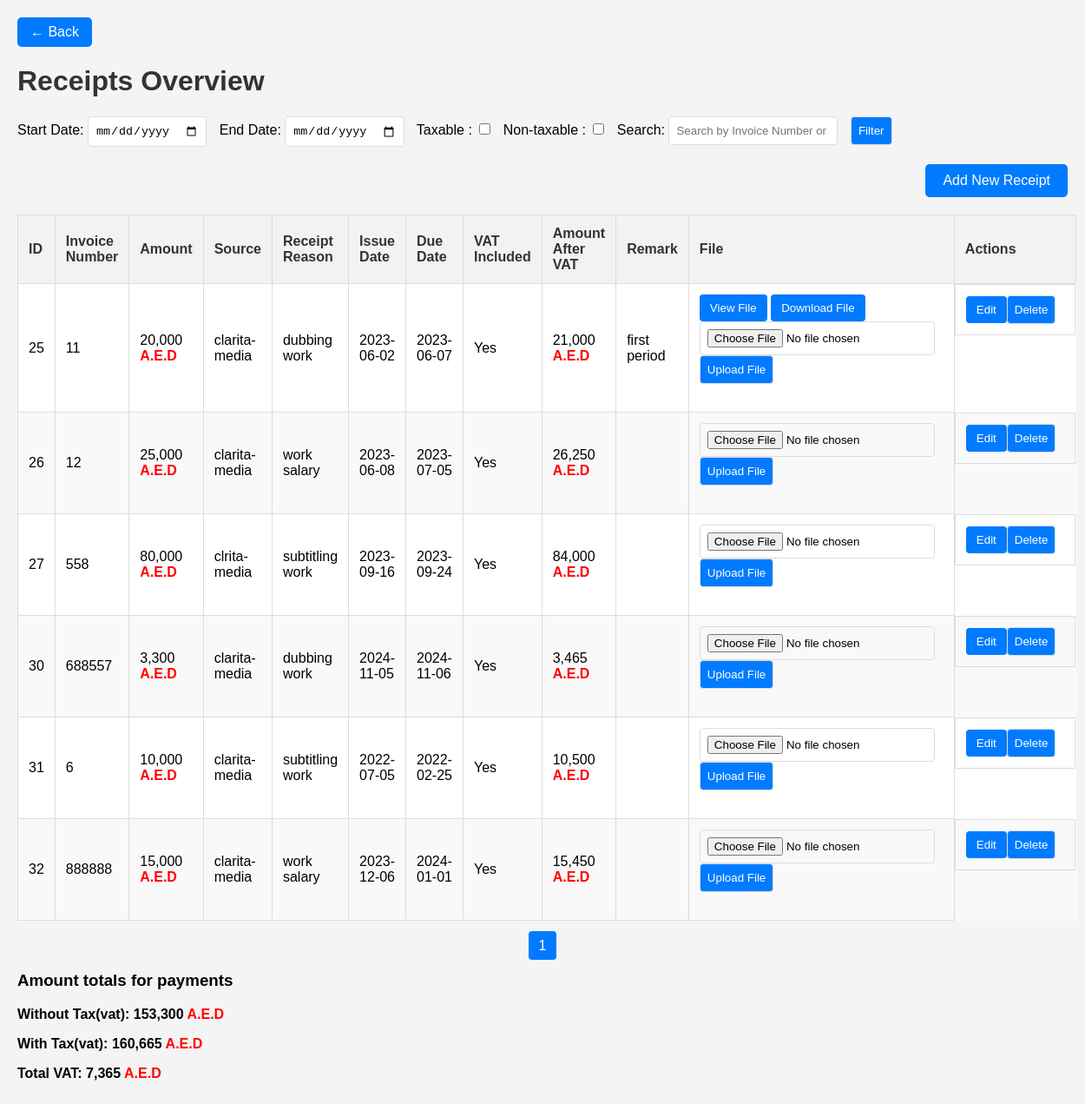
/receipts.php, run on the app's committed database.
### tables this page shows
CREATE TABLE `invoice_in` (
  `id` int(11) NOT NULL,
  `invoice_number` varchar(255) NOT NULL,
  `amount` double NOT NULL,
  `source` varchar(250) NOT NULL,
  `reason` text DEFAULT NULL,
  `remark` text DEFAULT NULL,
  `issue_date` date NOT NULL,
  `due_date` date NOT NULL,
  `vat_included` tinytext NOT NULL,
  `vat_rate_id` int(11) DEFAULT NULL,
  `amount_after_vat` double NOT NULL,
  `invoice_file` longblob DEFAULT NULL,
  `invoice_file_type` varchar(255) DEFAULT NULL,
  `created_at` timestamp NULL DEFAULT NULL,
  `updated_at` timestamp NULL DEFAULT NULL
);

### classes/config.php (called while the page is built, shortened)
<?php
class Config
{
	private static $me;
	private function __construct()
	{
		$this->dbHost = DB_HOST;
		$this->dbName = DB_NAME;
		$this->dbUsername = DB_USER;
		$this->dbPassword = DB_PASS;
		$this->dbDieOnError = DB_DEBUG;
	}
	public static function getConfig()
	{
		if (is_null(self::$me))
			self::$me = new Config();
		return self::$me;
	}
}

### classes/database.php (called while the page is built, shortened)
<?php
class Database
{
	private static $me;
	public $db;
	public $host;
	public $name;
	public $username;
	public $password;
	public $result;
	private function __construct($connect = false)
	{
		$Config = Config::getConfig();
		$this->host       = $Config->dbHost;
		$this->name       = $Config->dbName;
		$this->username   = $Config->dbUsername;
		$this->password   = $Config->dbPassword;
		$this->db = false;
	}
	public static function getDatabase($connect = true)
	{
		if(is_null(self::$me))
			self::$me = new Database($connect);
		return self::$me;
	}
	public function isConnected()
	{
		return is_object($this->db) && get_class($this->db) == 'mysqli';
	}
	public function connect()
	{
		$this->db = new mysqli($this->host,$this->username,$this->password,$this->name) or $this->notify('Failed to connect to server.');
		$this->db->set_charset("utf8") or $this->notify('Failed to load character set utf8.');
		return $this->isConnected();
	}
	public function query($sql, $args_to_prepare = null, $exception_on_missing_args = true)
	{
		$this->result = $this->db->query($sql) or $this->notify();
		return $this->result;
	}
	public function hasRows($arg = null)
	{
		$result = $this->resulter($arg);
		return is_object($result) && ($result->num_rows > 0);
	}
	public function getRow($arg = null)
	{
		$result = $this->resulter($arg);
		return $this->hasRows() ? $result->fetch_array(MYSQLI_ASSOC) : false;
	}
	public function getRows($arg = null)
	{
		$result = $this->resulter($arg);
		$rows = array();
		$result->data_seek(0);
		while($row = $result->fetch_array(MYSQLI_ASSOC))
			$rows[] = $row;
		return $rows;
	}
	private function resulter($arg = null)
	{
		if(is_null($arg) && is_object($this->result))
			return $this->result;
		elseif(is_object($arg))
			return $arg;
		elseif(is_string($arg))
		{
			$this->query($arg);
			if(is_object($this->result))
				return $this->result;
			else
				return false;
		}
		else
			return false;
	}
}
?>

### receipts.php (the view, shortened to what this page needs)
<?php
$db = Database::getDatabase();
$start_date = isset($_GET['start_date']) ? $_GET['start_date'] : '';
$end_date = isset($_GET['end_date']) ? $_GET['end_date'] : '';
$not_include_tax = isset($_GET['Non-taxable']);
$search = isset($_GET['search']) ? $_GET['search'] : '';
$query = "SELECT * FROM invoice_in WHERE 1";
$all_rows = $db->getRows($query);
$total_amount = 0;
$total_amount_with_tax = 0;
foreach ($all_rows as $row) {
    $total_amount += $row['amount'];
    $total_amount_with_tax += $row['amount_after_vat'];
}
$records_per_page = 10;
$page = isset($_GET['page']) ? (int) $_GET['page'] : 1;
$offset = ($page - 1) * $records_per_page;
$query .= " LIMIT $offset, $records_per_page";
$rows = $db->getRows($query);
$total_rows_query = "SELECT COUNT(*) AS total FROM invoice_in WHERE 1";
$total_rows_result = $db->getRow($total_rows_query);
$total_records = $total_rows_result['total'];
$total_pages = ceil($total_records / $records_per_page);
?>
<!DOCTYPE html>
<html lang="en">
<head>
    <div class="back-container">
        <a href="index.php" class="back-btn">← Back</a>
    </div>
</head>
<body>
    <h1>Receipts Overview</h1>
    <form method="GET" action="">
        <label for="start_date">Start Date:</label>
        <input type="date" name="start_date" value="<?php echo $start_date; ?>">
        <label for="end_date">End Date:</label>
        <input type="date" name="end_date" value="<?php echo $end_date; ?>">
        <label for="Taxable">Taxable :</label>
        <input type="checkbox" name="Taxable">
        <label for="Non-taxable">Non-taxable :</label>
        <input type="checkbox" name="Non-taxable">
        <label for="search">Search:</label>
        <input type="text" name="search" placeholder="Search by Invoice Number or Source" value="<?php echo isset($_GET['search']) ? htmlspecialchars($_GET['search']) : ''; ?>">
        <button type="submit">Filter</button>
    </form>
    <div class="btn-container">
        <a href="InvoiceIn-Adding.php" class="btn-invoice">Add New Receipt</a>
    </div>
    <table>
        <thead>
            <tr>
                <th>ID</th>
                <th>Invoice Number</th>
                <th>Amount</th>
                <th>Source</th>
                <th>Receipt Reason</th>
                <th>Issue Date</th>
                <th>Due Date</th>
                <th>VAT Included</th>
                <th>Amount After VAT</th>
                <th>Remark</th>
                <th>File</th>
                <th>Actions</th>
            </tr>
        </thead>
        <tbody>
            <?php foreach ($rows as $row) {?>
                <tr>
                    <td><?php echo $row['id']; ?></td>
                    <td><?php echo $row['invoice_number']; ?></td>
                    <td><?php echo number_format($row['amount'], ); ?><span class="AED"> A.E.D</span></td>
                    <td><?php echo $row['source']; ?></td>
                    <td><?php echo $row['reason']; ?></td>
                    <td><?php echo $row['issue_date']; ?></td>
                    <td><?php echo $row['due_date']; ?></td>
                    <td><?php echo $row['vat_included'] ? 'Yes' : 'No'; ?></td>
                    <td><?php echo number_format($row['amount_after_vat'], ); ?><span class="AED"> A.E.D</span></td>
                    <td><?php echo $row['remark']; ?></td>
                    <td>
                        <?php if (!empty($row['invoice_file'])): ?>
                            <a href="view_file.php?id=<?php echo urlencode($row['id']); ?>&table=invoice_in&btn=view" source="_blank">
                                <button type="button">View File</button>
                            </a>
                            <a href="view_file.php?id=<?php echo urlencode($row['id']); ?>&table=invoice_in&btn=download" source="_blank">
                                <button type="button">Download File</button>
                            </a>
                            <form action="download_file.php?id=<?php echo urlencode($row['id']); ?>&table=invoice_in" method="POST" enctype="multipart/form-data">
                                <input type="file" name="downloaded_file" required>
                                <button type="submit">Upload File</button>
                            </form>
                        <?php else: ?>
                            <form action="download_file.php?id=<?php echo urlencode($row['id']); ?>&table=invoice_in" method="POST" enctype="multipart/form-data">
                                <input type="file" name="downloaded_file" required>
                                <button type="submit">Upload File</button>
                            </form>
                        <?php endif;?>
                    </td>
                    <td id="UDform">
                        <button type="button" class="showFormBtn" data-form="modifying" data-id="<?php echo $row['id']; ?>">Edit</button>
                        <form action="CRUD-in.php" method="POST" class="UDform" onsubmit="return confirm('Are you sure?')">
                            <button type="submit" name="Delete-invoice">Delete</button>
                        </form>
                    </td>
                </tr>
            <?php }?>
        </tbody>
    </table>
    <div class="pagination">
        <?php for ($i = 1; $i <= $total_pages; $i++): ?>
            <a href="?page=<?php echo $i; ?>&start_date=<?php echo $start_date; ?>&end_date=<?php echo $end_date; ?>&search=<?php echo htmlspecialchars($search); ?>"><?php echo $i; ?></a>
        <?php endfor;?>
    </div>
    <h3>Amount totals for payments </h3>
    <?php if ($not_include_tax): ?>
        <p class="total">Without Tax(vat):
            <?php echo number_format($total_amount, ); ?><span class="AED"> A.E.D
        </p>
    <?php else: ?>
        <p class="total">Without Tax(vat):
            <?php echo number_format($total_amount, ); ?><span class="AED"> A.E.D
        </p>
        <p class="total">With Tax(vat):
            <?php echo number_format($total_amount_with_tax, ); ?><span class="AED"> A.E.D
        </p>
        <p class="total">Total VAT:
            <?php echo number_format($total_amount_with_tax - $total_amount, ); ?><span class="AED"> A.E.D
        </p>
    <?php endif;?>
</body>
</html>

### receipts.php (style rules this page uses)
body { font-family: Arial, sans-serif; background-color: #f4f4f4; margin: 0; padding: 20px; }
h1 { color: #333; }
table { width: 100%; border-collapse: collapse; background-color: #fff; margin-bottom: 20px; }
th, td { padding: 12px; text-align: left; border: 1px solid #ddd; }
th { background-color: #f2f2f2; color: #333; }
tr:nth-child(even) { background-color: #f9f9f9; }
button { padding: 8px 12px; background-color: #007BFF; color: white; border: none; border-radius: 4px; cursor: pointer; }
.btn-invoice { display: inline-block; padding: 10px 20px; font-size: 16px; color: white; background-color: #007BFF; text-decoration: none; border-radius: 5px; transition: background-color 0.3s; }
.btn-container { text-align: right; margin: 20px 0; }
form { margin-bottom: 20px; }
.UDform { margin: 0px; display: inline-block; }
#UDform { display: flex; align-content: space-around; align-items: center; }
form input, form button { margin-right: 10px; padding: 8px; border: 1px solid #ddd; border-radius: 4px; }
form input[type="date"] { max-width: 150px; }
.total { font-weight: bold; }
.AED { font-weight: bold; color: red; }
a { text-decoration: none; }
.back-container { margin-bottom: 15px; }
.back-btn { display: inline-block; padding: 8px 15px; background-color: #007BFF; color: white; font-size: 16px; text-decoration: none; border-radius: 5px; transition: background-color 0.3s; }
.pagination { text-align: center; margin: 20px 0; }
.pagination a { margin: 0 5px; padding: 8px 12px; background-color: #007BFF; color: white; text-decoration: none; border-radius: 4px; }

### data on the page
invoice_in: id "25", invoice_number "11", amount "20,000", source "clarita-media", reason "dubbing work", issue_date "2023-06-02", due_date "2023-06-07", vat_included "Yes", amount_after_vat "21,000", remark "first period"
invoice_in: id "26", invoice_number "12", amount "25,000", source "clarita-media", reason "work salary", issue_date "2023-06-08", due_date "2023-07-05", vat_included "Yes", amount_after_vat "26,250"
invoice_in: id "27", invoice_number "558", amount "80,000", source "clrita-media", reason "subtitling work", issue_date "2023-09-16", due_date "2023-09-24", vat_included "Yes", amount_after_vat "84,000"
invoice_in: id "30", invoice_number "688557", amount "3,300", source "clarita-media", reason "dubbing work", issue_date "2024-11-05", due_date "2024-11-06", vat_included "Yes", amount_after_vat "3,465"
invoice_in: id "31", invoice_number "6", amount "10,000", source "clarita-media", reason "subtitling work", issue_date "2022-07-05", due_date "2022-02-25", vat_included "Yes", amount_after_vat "10,500"
invoice_in: id "32", invoice_number "888888", amount "15,000", source "clarita-media", reason "work salary", issue_date "2023-12-06", due_date "2024-01-01", vat_included "Yes", amount_after_vat "15,450"

### other printed values
$total_amount "153,300"
$total_amount_with_tax "160,665"
$total_amount_with_tax - $total_amount "7,365"
